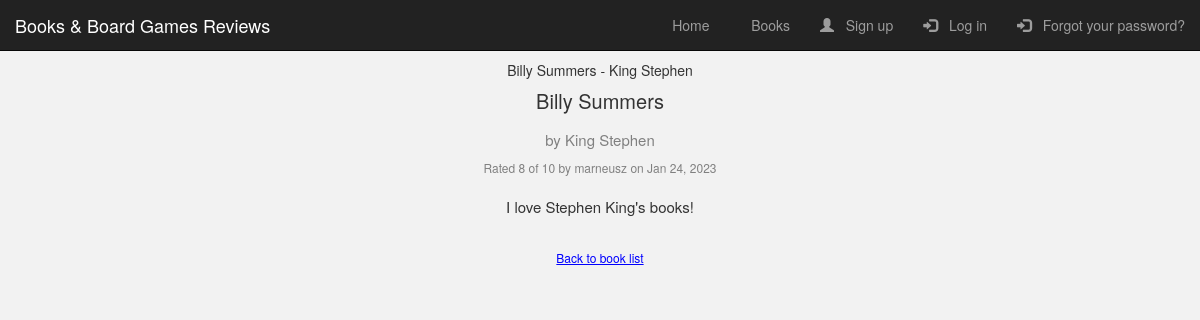
Screenshot of /books/reviews/5/ with the database file from the repository.
### books/models.py (models this page shows, shortened)
class Review(models.Model):
    RATING_CHOICES = ((i, str(i)) for i in range(10, 0, -1))
    book = models.ForeignKey(Book, on_delete=models.CASCADE)
    user = models.ForeignKey(
        settings.AUTH_USER_MODEL, default=1, on_delete=models.CASCADE
    )
    pub_date = models.DateTimeField(auto_now_add=True, verbose_name="Publication Date")
    comment = models.TextField(max_length=1024)
    rating = models.IntegerField(choices=RATING_CHOICES, default=1)
    class Meta:
        verbose_name = "Book Review"
        verbose_name_plural = "Book Reviews"
        ordering = ["-pub_date"]

class Book(models.Model):
    title = models.CharField(max_length=200)
    genre = models.CharField(max_length=100)
    author = models.ForeignKey("Author", on_delete=models.SET_NULL, null=True)
    summary = models.TextField(
        max_length=1000, help_text="Enter a brief description of the book",
    )
    class Meta:
        ordering = ["-id"]

class Author(models.Model):
    first_name = models.CharField(max_length=100)
    last_name = models.CharField(max_length=100)
    class Meta:
        ordering = ["last_name", "first_name"]
    def __str__(self) -> str:
        return f"{self.last_name} {self.first_name}"

### books/views.py (the view)
# urls.py: path("reviews/<int:review_id>/", views.review_detail, name="review_detail"),
def review_detail(request, review_id):
    review = get_object_or_404(Review, pk=review_id)
    return render(request, "books/review_detail.html", {"review": review})

### books/templates/books/review_detail.html
{% extends 'user/index.html' %}
{% load static %}
{% block title %} {{ review.book.title }} - {{ review.book.author }} {% endblock %}
{% block extra_css %}
<link rel="stylesheet" type="text/css" href="{% static 'books/review_detail.css' %}">
{% endblock %}
{% block content %}
<div class="review-detail">
  <div class="review-info">
    <h1 class="review-title">{{ review.book.title }}</h1>
    <h2 class="review-author">by {{ review.book.author }}</h2>
    <div class="review-meta">
        Rated {{ review.rating }} of 10 by {{ review.user.username }} on {{ review.pub_date|date:"M d, Y" }}
    </div>
    <div class="review-text">{{ review.comment }}</div>
  </div>
</div>
<div class="review-back">
    <a href="{% url 'book_list' %}">Back to book list</a>
</div>
{% endblock %}

### user/static/user/index.css (style rules this page uses)
body { background-color: #f2f2f2; }

### books/static/books/review_detail.css (style rules this page uses)
.review-detail { display: flex; align-items: center; justify-content: center; flex-wrap: wrap; }
.review-info { flex: 1; padding: 1rem; text-align: center; }
.review-title { margin-top: 0; font-size: 2rem; }
.review-author { font-size: 1.5rem; color: gray; margin-bottom: 1rem; }
.review-meta { font-size: 1.2rem; color: gray; margin-bottom: 2rem; }
.review-text { font-size: 1.5rem; margin-bottom: 2rem; }
.review-back { flex: 1; text-align: center; }
.review-back a { font-size: 1.2rem; text-decoration: underline; color: blue; }

### rows the page displays
Review: book "Billy Summers", book.author "King Stephen", rating "8", user.username "marneusz", pub_date "Jan 24, 2023", comment "I love Stephen King's books!"
